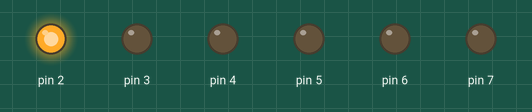
Bench run of a sketch on a simulated Arduino Uno, built with avr-gcc and run on an emulated ATmega328P. Shown: output pins drawn as LEDs (lit = HIGH).

Above: at 0.5 s.
At 3.5 s:
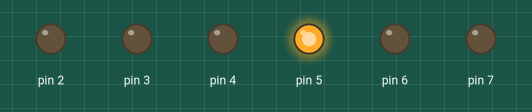
At 4.5 s:
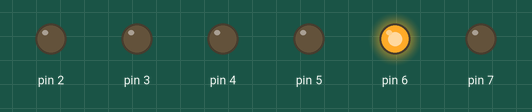
At 6.0 s:
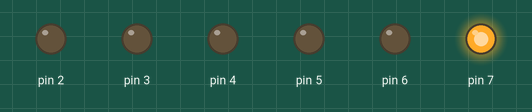
At 10.5 s:
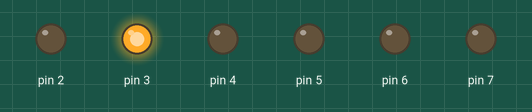
At 14.5 s:
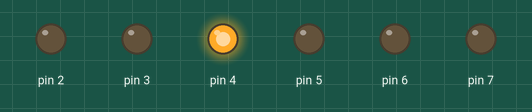
Timing chart, 0 to 15.6 s (numbered marks = the images above):
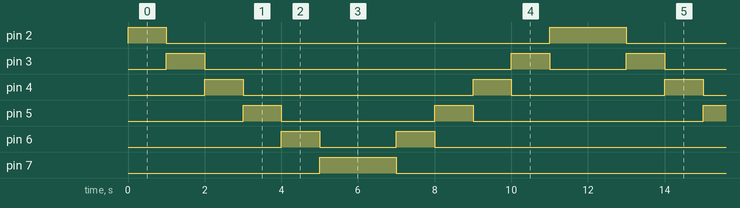

Measured:
- by itself, pin 2: repeats every 12.0 s: LOW 10.0 s, HIGH 2.0 s
- by itself, pin 3: repeats every 12.0 s: LOW 8.0 s, HIGH 1.0 s, LOW 2.0 s, HIGH 1.0 s
- by itself, pin 4: repeats every 12.0 s: LOW 6.0 s, HIGH 1.0 s, LOW 4.0 s, HIGH 1.0 s
- by itself, pin 5: repeats every 12.0 s: LOW 4.0 s, HIGH 1.0 s, LOW 6.0 s, HIGH 1.0 s
- by itself, pin 6: repeats every 12.0 s: LOW 2.0 s, HIGH 1.0 s, LOW 8.0 s, HIGH 1.0 s
- by itself, pin 7: alternates HIGH for 2.0 s and LOW for 10.0 s

The sketch:

Scrolling_LED.ino
```cpp
int timer = 1000;                                   // The higher the number, the slower the timing.
                                                    // Defined the For Loops from 8 - 2 for the first loop so it can run infinitely

void setup()                                        // Sets up our first loop iteration
{
  for (int light = 2; light < 8; light++)           // Initialize each light within our loop
  {
    pinMode(light, OUTPUT);                         // pinMode configures the light to behave as an input or output
  }
}

void loop()                                         // Loop Function that allows the lights to scroll
{
  for (int light = 2; light < 8; light++)           // Loops the lowest to highest pin
  {                                                 // DigitalWrite sets the voltage of the light as either high or low
    digitalWrite(light, HIGH);                      // Light On
    delay(timer);                                   // Delay pauses the program for a set amount of milliseconds
    digitalWrite(light, LOW);                       // Light Off
  }

  for (int light = 7; light >= 2; light--)          // Loops the highest to lowest pin
  {                                                 // DigitalWrite sets the voltage of the light as either high or low
    digitalWrite(light, HIGH);                      // Light On
    delay(timer);                                   // Delay pauses the program for a set amount of milliseconds
    digitalWrite(light, LOW);                       // Light Off
  }
}
```
